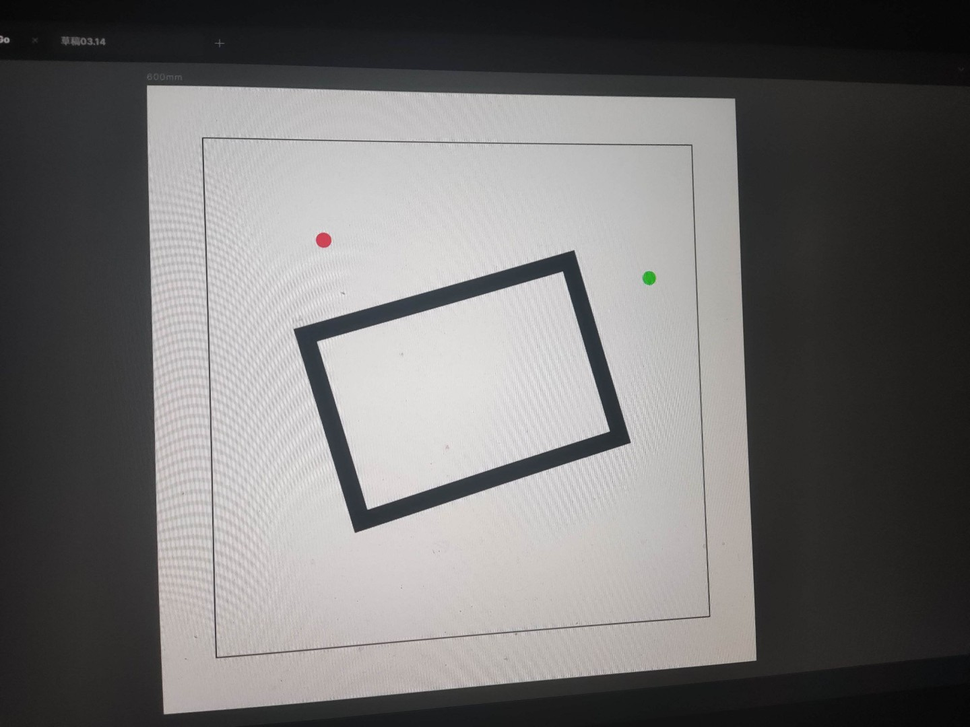
#> input picture week9/picture1.png, 970 x 727 px, shrunk from 1440 x 1080 before the run
$ python version1.py
#> lines starting #> are read from the running program, lines starting #| are printed output that depends on the picture; after the words box and inside, x2 and y2 are one past the last pixel; in counts of white or black regions, pixels touching at a corner belong together
import cv2 as cv
import numpy as np

# 读取图像并转换为灰度图
img = cv.imread('picture1.png')
#> img is the input picture: shape (727, 970, 3); mean B, G, R 111.9, 112.3, 113.7
gray = cv.cvtColor(img, cv.COLOR_BGR2GRAY)

# 预处理：模糊和边缘检测
blurred = cv.GaussianBlur(gray, (5, 5), 0)
edges = cv.Canny(blurred, 50, 150)
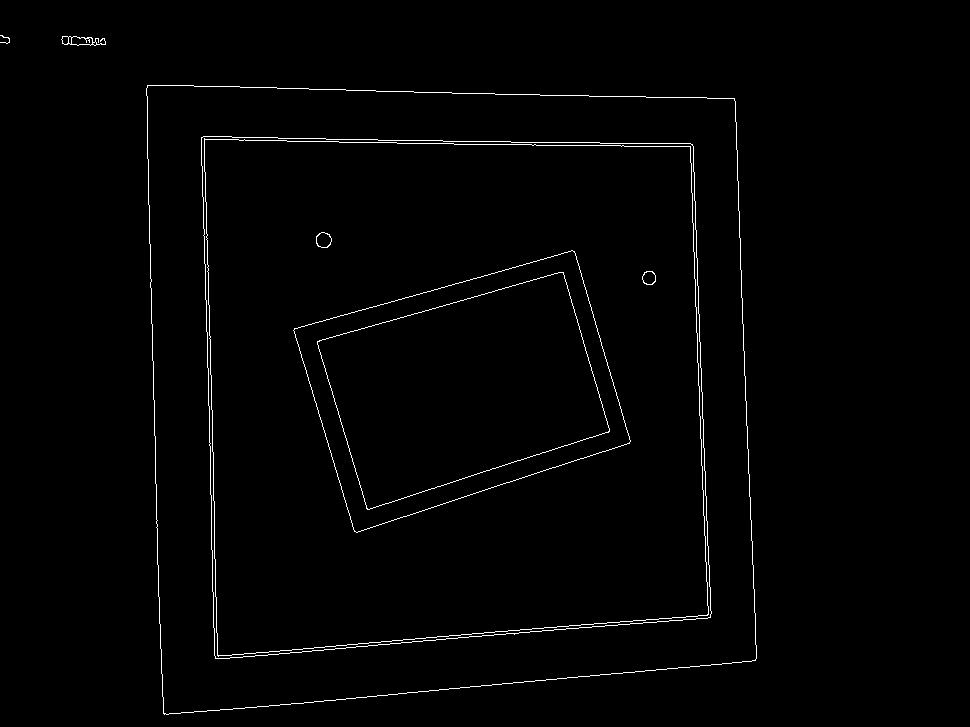
#> edges: shape (727, 970); 1.2% white in thin lines or dots, all inside (x1, y1, x2, y2) = (0, 35, 757, 715)

# 查找轮廓
contours, _ = cv.findContours(edges, cv.RETR_LIST, cv.CHAIN_APPROX_SIMPLE)
#> contours = 20 contours, 2 with area under 20; largest, box (x1, y1, x2, y2) and area: (146, 85, 757, 715) 352764, (146, 85, 757, 715) 352760, (201, 136, 712, 659) 245588, (201, 136, 712, 659) 245585, (204, 138, 709, 657) 240056

## 筛选矩形轮廓
rectangles = []
points = []  # 存储矩形的顶点坐标
for contour in contours:
    epsilon = 0.03 * cv.arcLength(contour, True)
    approx = cv.approxPolyDP(contour, epsilon, True)
    if len(approx) == 4 and cv.contourArea(contour) > 1000:  # 添加面积阈值
        rectangles.append(approx)
        for point in approx:
            x, y = point[0]
            points.append((x, y))  # 存储顶点坐标
            cv.circle(img, (x, y), 5, (255, 0, 0), -1)  # 绘制顶点
            cv.putText(img, f'({x}, {y})', (x + 10, y - 10), cv.FONT_HERSHEY_SIMPLEX, 0.5, (255, 0, 0), 2)  # 显示顶点坐标

        cv.drawContours(img, [approx], 0, (0, 255, 0), 2)  # 绘制矩形轮廓
#> this loop made 20 passes
#> (epsilon, approx) on passes 1, 3, 5, 6, 9, 10, 11, 12, 13, 14: (27.4, [[562, 272], [609, 430], [368, 509], [317, 342]]), (27.47, [[563, 272], [317, 341], [367, 509], [609, 431]]), (32.01, [[572, 250], [630, 441], [356, 532], [293, 330]]), (32.08, [[574, 251], [294, 328], [354, 531], [629, 443]]), (59.94, [[204, 140], [689, 146], [708, 613], [218, 655]]), (60.08, [[204, 138], [218, 656], [708, 614], [690, 146]]), (60.42, [[201, 138], [690, 143], [710, 616], [216, 658]]), (60.52, [[201, 137], [215, 658], [710, 617], [692, 144]]), (72.43, [[147, 86], [733, 98], [756, 658], [164, 713]]), (72.52, [[147, 85], [164, 714], [755, 660], [734, 98]])
#> epsilon on passes 2, 4, 7, 8, 15, 16: 1.28, 1.35, 1.47, 1.54, 0.375, 2.24
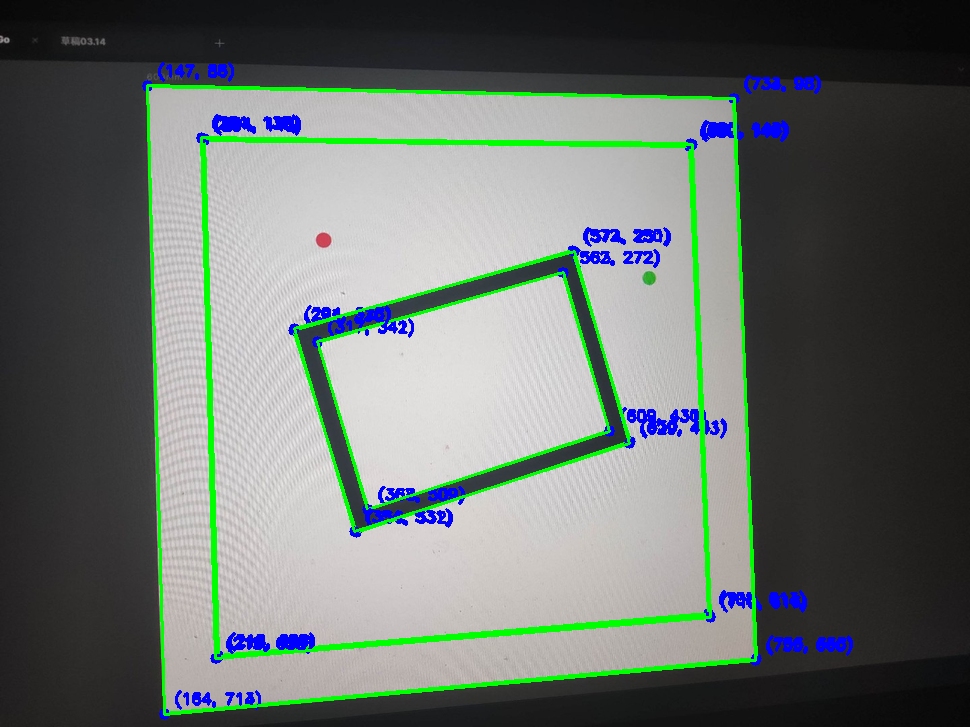
#> img: shape (727, 970, 3); 5.66% of pixels changed, all inside (x1, y1, x2, y2) = (142, 62, 853, 720)
#> after the loop, points = 40 pairs, first value 147 to 756, second value 85 to 714; rectangles = 10 contours; largest, box (x1, y1, x2, y2) and area: (147, 85, 756, 715) 351139, (147, 86, 757, 714) 350002, (201, 137, 711, 659) 245293, (201, 138, 711, 659) 244354, (204, 138, 709, 657) 240856

# 计算矩形的中心点
if points:  # 确保points列表不为空
    cx = int(sum([p[0] for p in points]) / len(points))
#> cx = 457
    cy = int(sum([p[1] for p in points]) / len(points))
#> cy = 388
    cv.circle(img, (cx, cy), 5, (0, 0, 255), -1)  # 绘制中心点
#> img: shape (727, 970, 3); 0.01% of pixels changed, all inside (x1, y1, x2, y2) = (452, 383, 463, 394)
    cv.putText(img, f'Center: ({cx}, {cy})', (cx + 10, cy - 10), cv.FONT_HERSHEY_SIMPLEX, 0.5, (0, 0, 255), 2)  # 显示中心点坐标
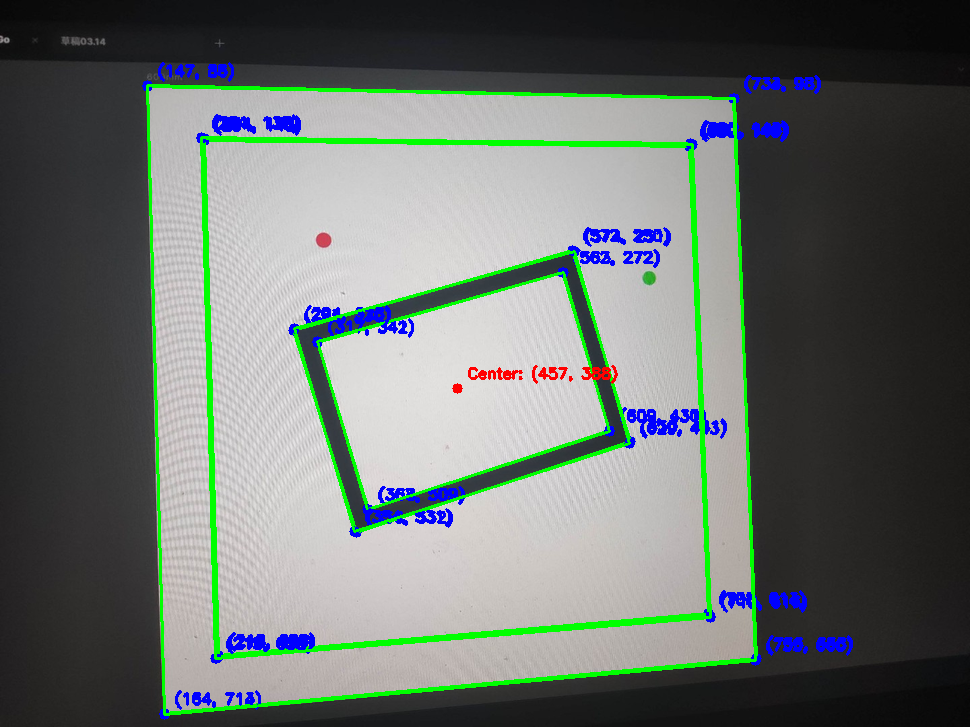
#> img: shape (727, 970, 3); mean B, G, R 108.4, 113.3, 105.5

# 显示结果
cv.imshow('Rectangles', img)
cv.waitKey(0)
cv.destroyAllWindows()

$ run again, with week9/picture2.png copied over week9/picture1.png
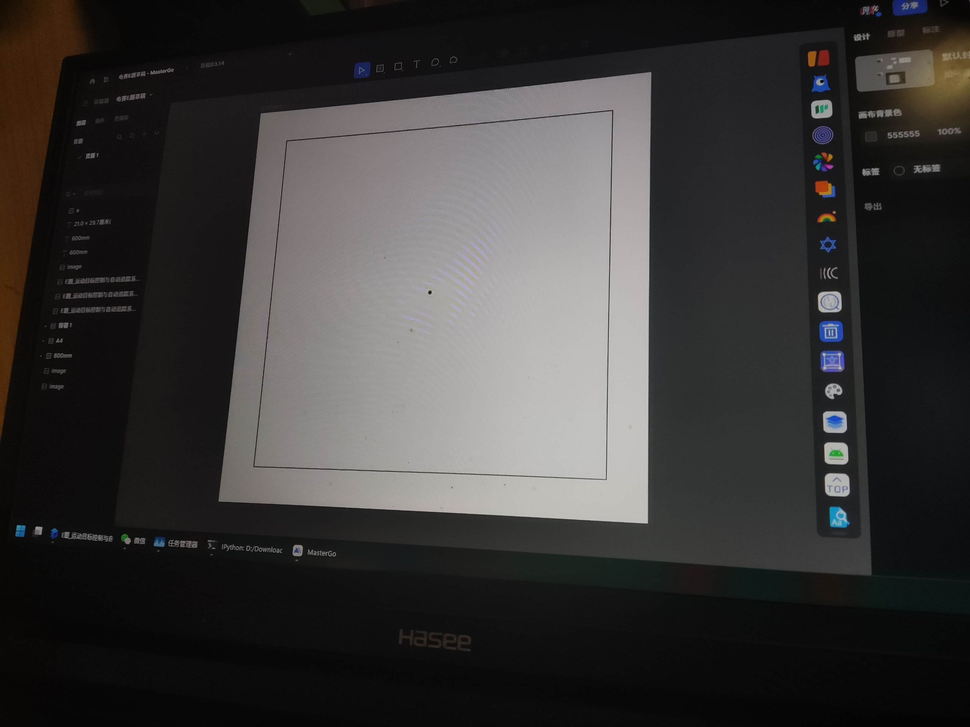
#> input picture week9/picture2.png, 970 x 727 px, shrunk from 2560 x 1920 before the run
#> img is the input picture: shape (727, 970, 3); mean B, G, R 55.5, 56.1, 57.7
#> `edges = cv.Canny(blurred, 50, 150)`:
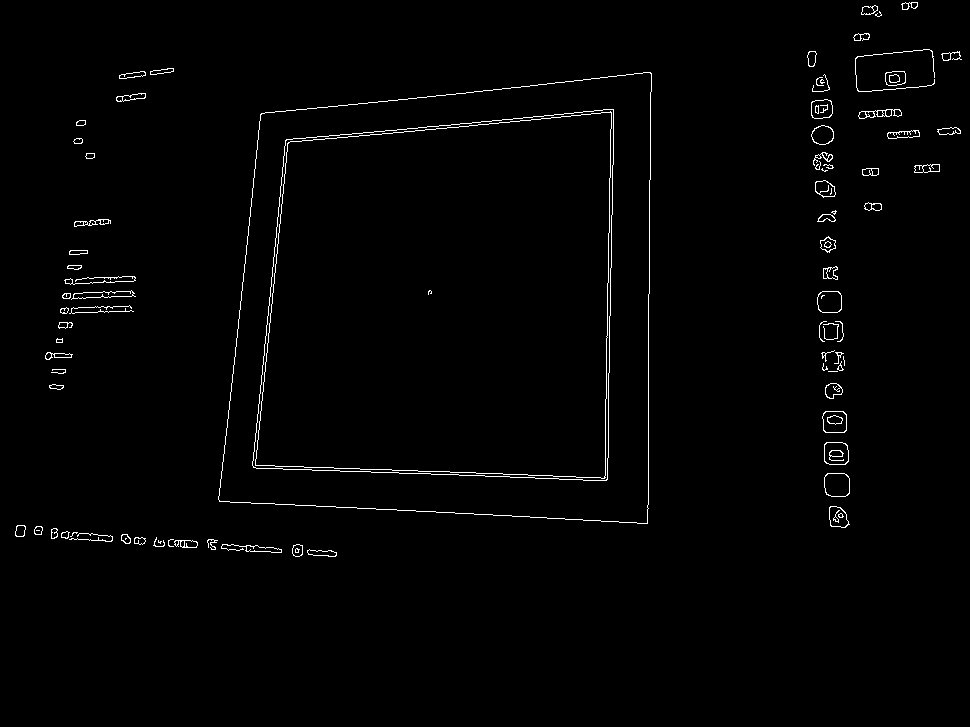
#> edges: shape (727, 970); 1.3% white in thin lines or dots, all inside (x1, y1, x2, y2) = (15, 2, 962, 557)
#> contours = 181 contours, 49 with area under 20; largest, box (x1, y1, x2, y2) and area: (218, 72, 652, 524) 171056, (218, 72, 652, 524) 171052, (252, 109, 614, 481) 119108, (252, 109, 614, 481) 119104, (255, 111, 612, 479) 115418
#> the loop `for contour in contours:` made 181 passes
#> epsilon on passes 2 to 4: 2.07, 0.332, 0.427
#> after the loop `for contour in contours:`: points = [(611, 113), (603, 478), (255, 464), (290, 141), (611, 112), (288, 142), (255, 465), (604, 478), (613, 110), (605, 480), (252, 465), (287, 139), (613, 109), (286, 139), (253, 467), (606, 480), (651, 74), (646, 523), (218, 499), (262, 113), (651, 73), (261, 113), (219, 501), (647, 523)]; rectangles = 6 contours; box (x1, y1, x2, y2) and area: (219, 73, 652, 524) 171164, (218, 74, 652, 524) 170365, (253, 109, 614, 481) 118660, (252, 110, 614, 481) 117996, (255, 112, 612, 479) 115582, (255, 113, 612, 479) 114918
#> cx = 441
#> cy = 300
#> `cv.putText(img, f'Center: ({cx}, {cy})', (cx + 10, cy - 10), cv.FONT_H..`:
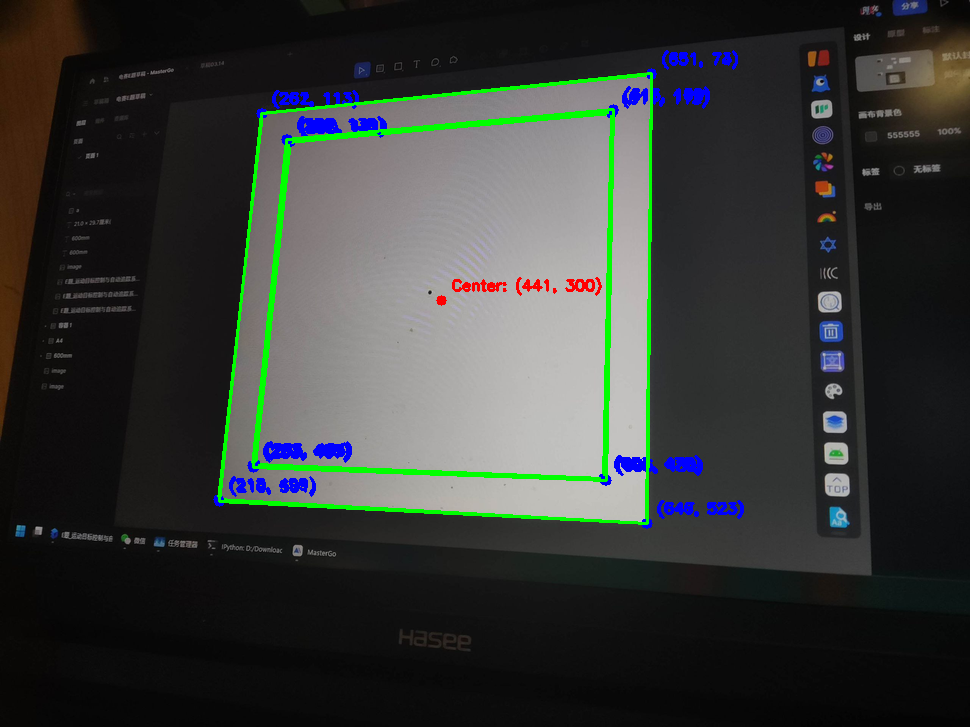
#> img: shape (727, 970, 3); mean B, G, R 54.7, 57.6, 54.5

$ run again, with week9/picture3.png copied over week9/picture1.png
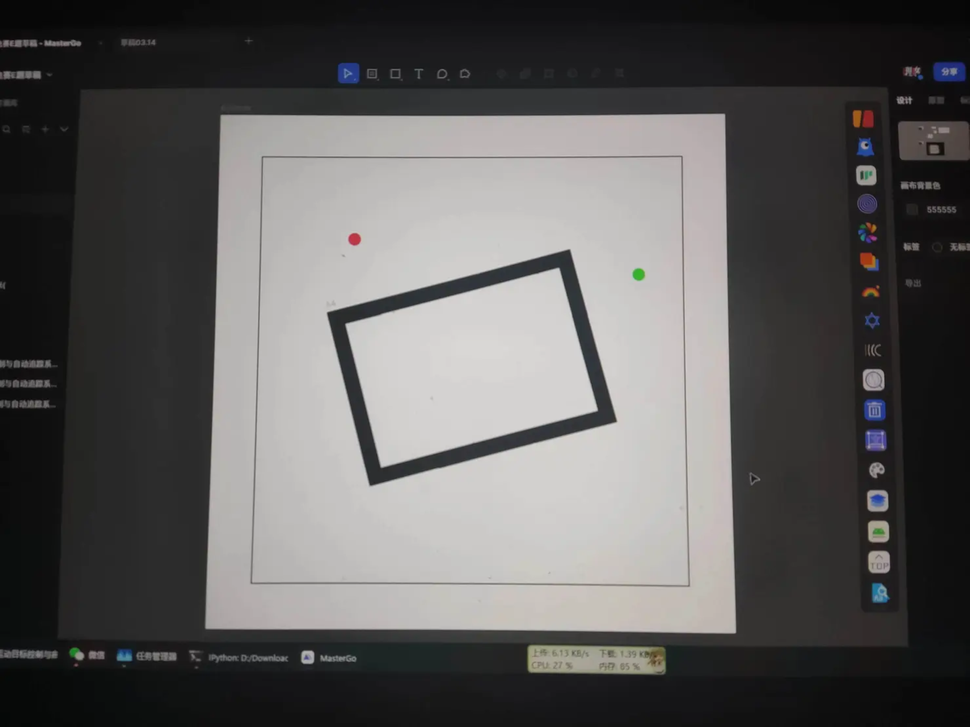
#> input picture week9/picture3.png, 970 x 727 px, shrunk from 4000 x 3000 before the run
#> img is the input picture: shape (727, 970, 3); mean B, G, R 90.5, 91, 92.3
#> `edges = cv.Canny(blurred, 50, 150)`:
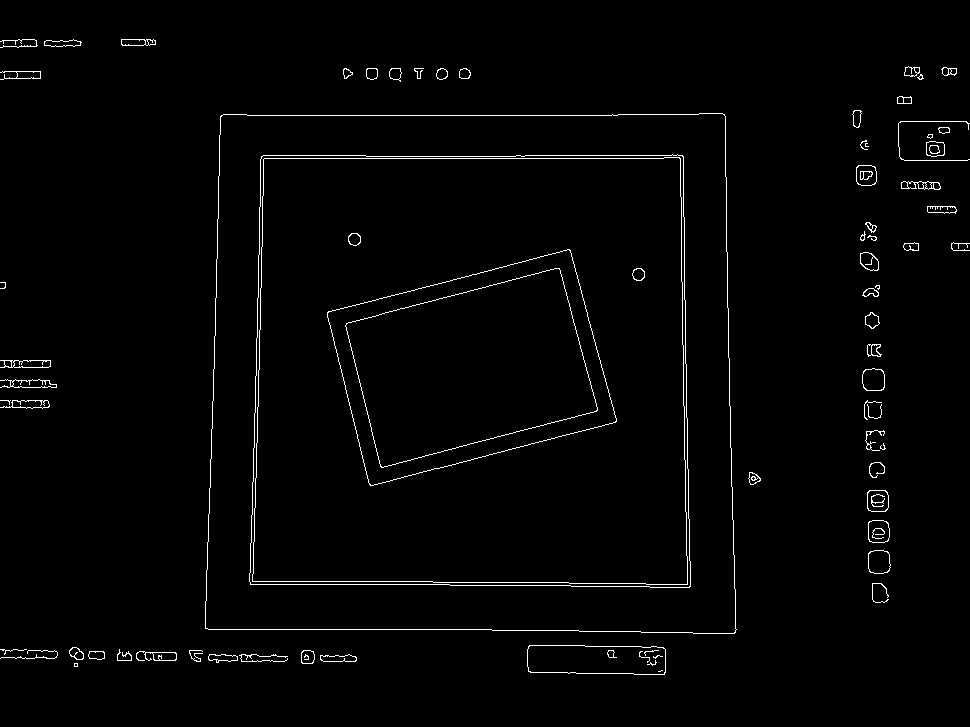
#> edges: shape (727, 970); 1.6% white in thin lines or dots, all inside (x1, y1, x2, y2) = (0, 39, 970, 675)
#> contours = 154 contours, 45 with area under 20; largest, box (x1, y1, x2, y2) and area: (205, 113, 737, 634) 266101, (205, 113, 737, 634) 266097, (249, 154, 691, 588) 184932, (249, 154, 691, 588) 184928, (252, 157, 688, 585) 180147
#> the loop `for contour in contours:` made 154 passes
#> epsilon on passes 1, 2, 4: 0.265, 0.29, 0.844
#> after the loop `for contour in contours:`: points = 48 pairs, first value 205 to 734, second value 114 to 672; rectangles = 12 contours; largest, box (x1, y1, x2, y2) and area: (205, 114, 735, 634) 266262, (205, 114, 734, 634) 265245, (250, 156, 690, 588) 184904, (250, 155, 689, 588) 184053, (252, 158, 688, 585) 180628
#> cx = 491
#> cy = 417
#> `cv.putText(img, f'Center: ({cx}, {cy})', (cx + 10, cy - 10), cv.FONT_H..`:
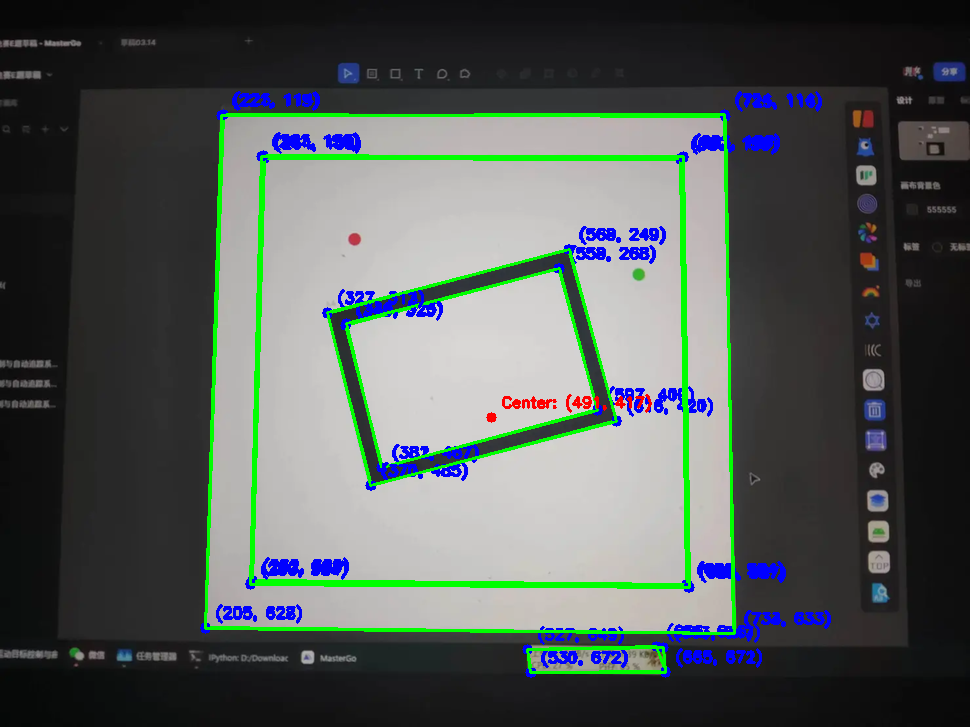
#> img: shape (727, 970, 3); mean B, G, R 88.5, 91.5, 84.4

$ run again, with week9/picture4.png copied over week9/picture1.png
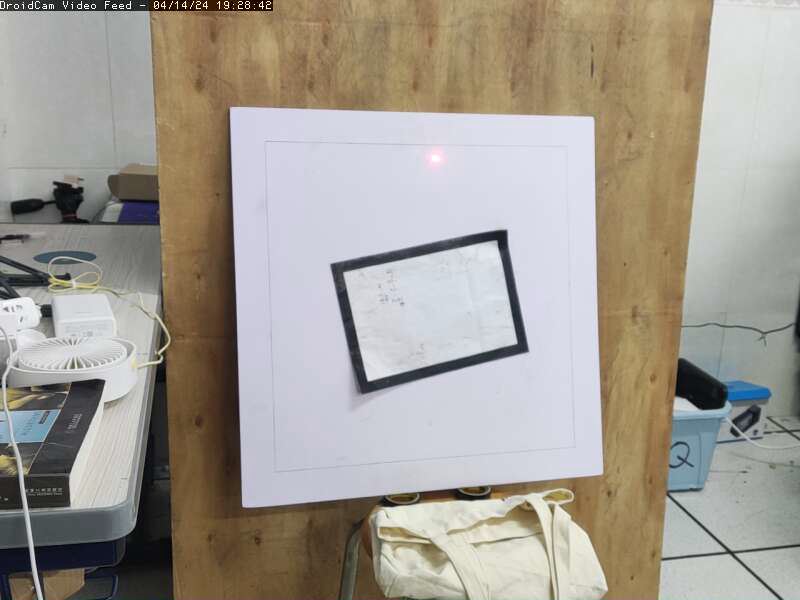
#> input picture week9/picture4.png, 800 x 600 px
#> img is the input picture: shape (600, 800, 3); mean B, G, R 147.3, 156.2, 162.6
#> `edges = cv.Canny(blurred, 50, 150)`:
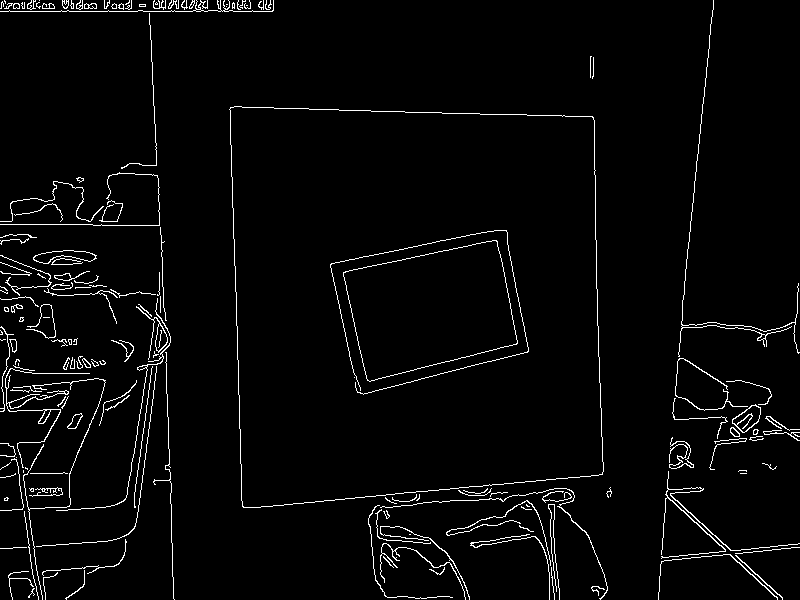
#> edges: shape (600, 800); 3% white in thin lines or dots
#> contours = 205 contours, 153 with area under 20; largest, box (x1, y1, x2, y2) and area: (229, 106, 604, 508) 137420, (229, 106, 604, 508) 137416, (343, 240, 518, 382) 17068, (343, 240, 518, 382) 17063, (732, 404, 761, 433) 454
#> the loop `for contour in contours:` made 205 passes
#> epsilon on passes 1 to 3: 1, 1.71, 2.33
#> after the loop `for contour in contours:`: points = [(495, 240), (517, 342), (369, 381), (343, 273), (496, 240), (343, 272), (367, 380), (517, 343), (229, 109), (591, 116), (602, 473), (244, 507), (230, 107), (243, 507), (602, 474), (592, 116)]; rectangles = 4 contours; box (x1, y1, x2, y2) and area: (230, 107, 603, 508) 136768, (229, 109, 603, 508) 136076, (343, 240, 518, 381) 16760, (343, 240, 518, 382) 16614
#> cx = 423
#> cy = 305
#> `cv.putText(img, f'Center: ({cx}, {cy})', (cx + 10, cy - 10), cv.FONT_H..`:
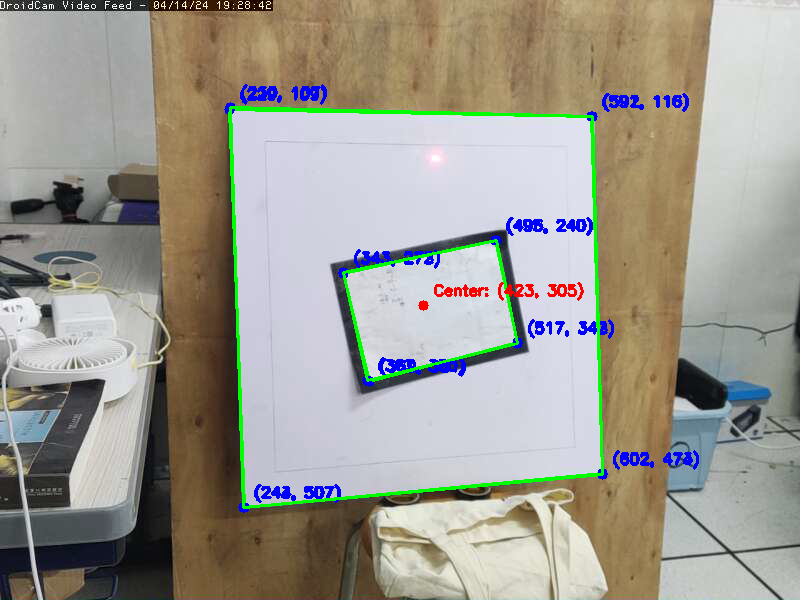
#> img: shape (600, 800, 3); mean B, G, R 145.6, 154.9, 158
